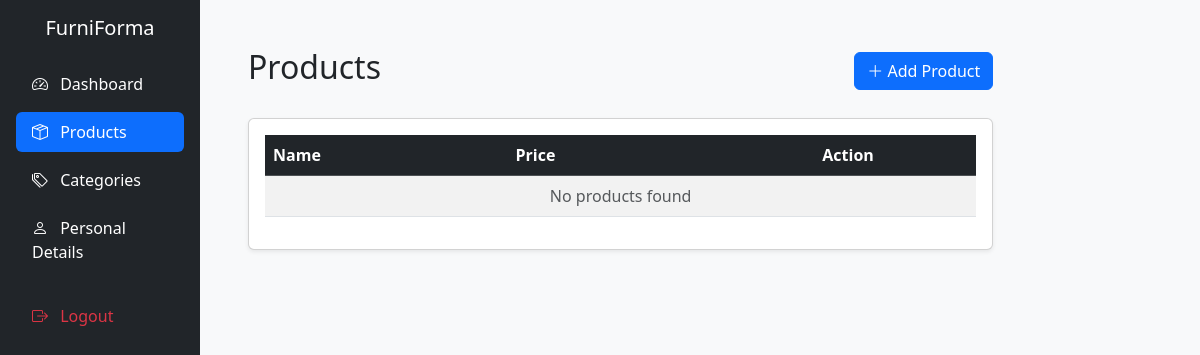
Page /dashboard/products/ (signed in) on the earlier database version.
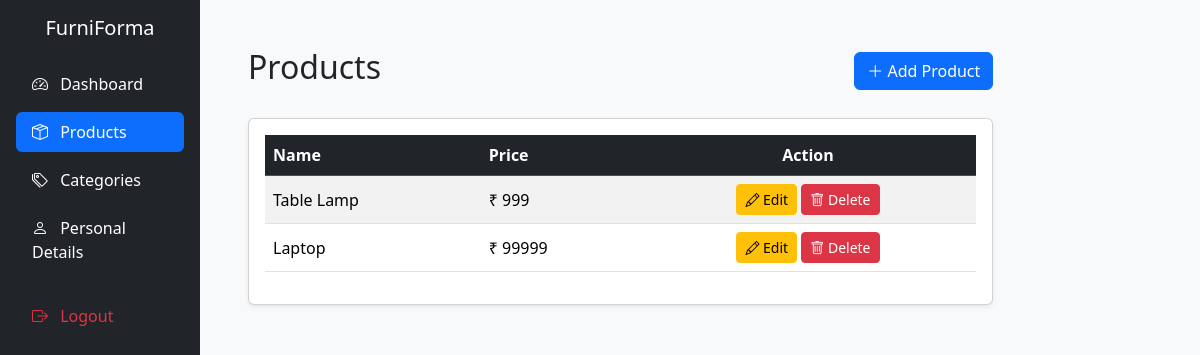
Same page on the later database version.
### account/models.py (models this page shows, shortened)
class Product(models.Model):
    category = models.ForeignKey(Category, on_delete=models.CASCADE)
    name = models.CharField(max_length=100)
    description = models.TextField(blank=True)
    price = models.IntegerField()
    image = models.ImageField(upload_to='products/')
    created_at = models.DateTimeField(auto_now_add=True)

### account/views.py (the view)
# urls.py: path('dashboard/products/', views.admin_products, name='admin_products'),
def admin_products(request):
    products = cache.get('all_products')
    if not products:
        products = Product.objects.all()
        cache.set('all_products', products, timeout=300)
    return render(request, 'admin/products.html', {
        'products': products
    })

### account/templates/admin/products.html
{% extends "./admin_base.html" %}
{% block content %}
<body class="bg-light">
  <div class="container-fluid">
    <div class="row">
      <main class="col-md-9 col-lg-10 p-4">
        <div class="d-flex justify-content-between align-items-center mb-4">
          <h2>Products</h2>
          <a href="{% url 'add_product' %}" class="btn btn-primary">
            <i class="bi bi-plus-lg"></i> Add Product
          </a>
        </div>
        <div class="card shadow-sm">
          <div class="card-body">
            <div class="table-responsive">
              <table class="table table-striped table-hover align-middle">
                <thead class="table-dark">
                  <tr>
                    <th>Name</th>
                    <th>Price</th>
                    <th class="text-center">Action</th>
                  </tr>
                </thead>
                <tbody>
                  {% for p in products %}
                  <tr>
                    <td>{{ p.name }}</td>
                    <td>₹ {{ p.price }}</td>
                    <td class="text-center">
                      <a href="{% url 'edit_product' p.id %}" class="btn btn-sm btn-warning">
                        <i class="bi bi-pencil"></i> Edit
                      </a>
                      <a href="{% url 'delete_product' p.id %}" class="btn btn-sm btn-danger"
                        onclick="return confirm('Are you sure you want to delete this product?')">
                        <i class="bi bi-trash"></i> Delete
                      </a>
                    </td>
                  </tr>
                  {% empty %}
                  <tr>
                    <td colspan="3" class="text-center text-muted">
                      No products found
                    </td>
                  </tr>
                  {% endfor %}
                </tbody>
              </table>
            </div>
          </div>
        </div>
      </main>
    </div>
  </div>
{% endblock %}

Differences in the rows shown:
added Product: name "Table Lamp", price "999"
added Product: name "Laptop", price "99999"
Other differences:
text no longer shown: "No products found"
